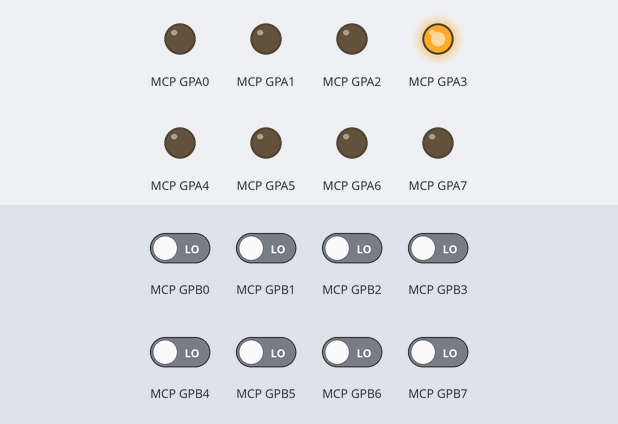
Simulated run of this program. Board: Raspberry Pi (BCM pin numbers). Parts: output pins drawn as LEDs (lit = HIGH). Inputs (shaded band) come from the test bench; at power-on: MCP GPB0–7 LOW. What the program prints to the terminal is not drawn.

Above: at 0.3 s.
Timing chart, 0 to 1.8 s (numbered marks = the images above):
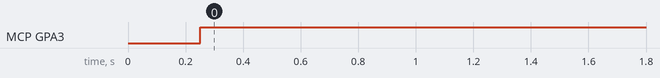

Measured:
- by itself, MCP GPA3: LOW → HIGH at 0.25 s

The program:

i2ctest_-_Kopie.py
```python
#! /usr/bin/python

import smbus
import sys
import getopt
import time
bus = smbus.SMBus(0)

address = 0x20 # I2C address of MCP23017
bus.write_byte_data(0x20,0x00,0x00) # Set all of bank A to outputs
#bus.write_byte_data(0x20,0x01,0x00) # Set all of bank B to outputs


def set_led(data,bank):
  if bank == 1:
   bus.write_byte_data(address,0x12,data)
  else:
   bus.write_byte_data(address,0x13,data)
  return

# Handle the command line arguments
def main():
   a = 0
delay = 0.25
add = 0

while True:
	d = bus.read_byte(0x20)
	print "data: {0}".format(d)


	add = add +1

	r = bus.read_byte_data(0x20, add)
	print "{0}: {1}".format(add, r)

	time.sleep(delay)

	#green + yellow + red
	#set_led(7, 1)
	#time.sleep(delay)

	#yellow + red
	#set_led(6, 1)
	#time.sleep(delay)

	#red
	#set_led(4, 1)
	#time.sleep(delay)

	#all off
	set_led(8, 1)
	time.sleep(delay)


if __name__ == "__main__":
   main()
```
